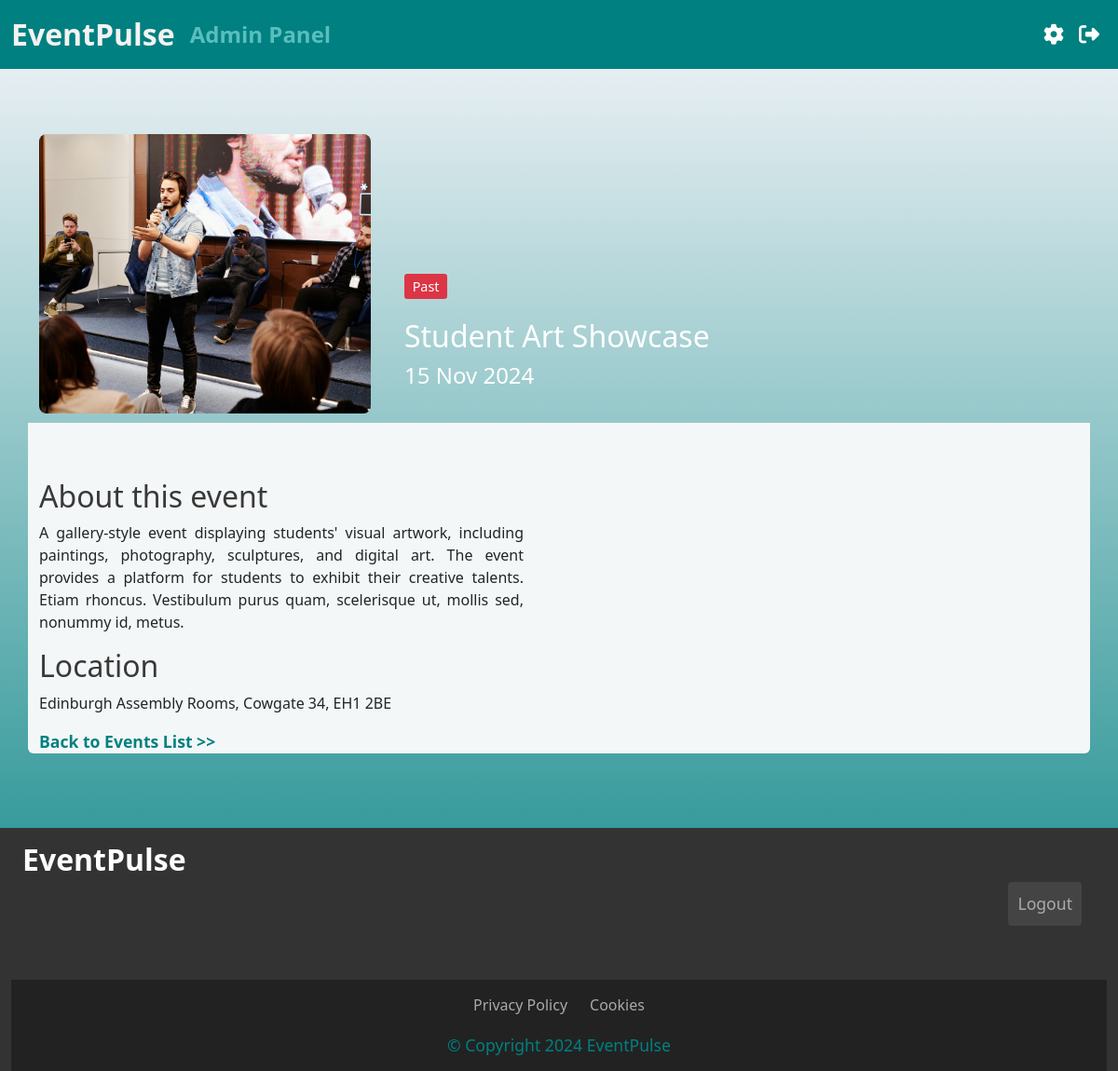
The page /admin/events/7 (signed in) on the database its author committed.
### app.py (models this page shows)
class Event(db.Model):
    eventId = db.Column(db.Integer, primary_key=True)
    eventName = db.Column(db.String(100), nullable=False)
    description = db.Column(db.Text)
    date = db.Column(db.Date, nullable=False)
    location = db.Column(db.String(100), nullable=False)
    tag = db.Column(db.Enum(EventStatus), nullable=False)
    image_url = db.Column(db.String(255), nullable=True)
    votes = db.Column(db.Integer, default=0)

### app.py (the view)
@app.route('/admin/events/<int:event_id>', methods=['GET', 'POST'])
def admin_event_detail(event_id):
    Events = select(Event).filter(Event.eventId == event_id)
    event = db.session.execute(Events).scalar_one_or_none()
    if event is None:
        return redirect(url_for('admin_index'))  # or handle 404
    if request.method == 'POST':
        event.votes += 1
        if event.votes >= 200 and event.tag != EventStatus.Confirmed:
            event.tag = EventStatus.Confirmed  # Update the tag to 'Confirmed'
        db.session.commit()
        return redirect(url_for('vote_confirmation', event_id=event_id))
    return render_template('event.html', event=event)

### app.py (called while the page is built)
@login_manager.user_loader
def load_user(user_id):
    return User.query.get(int(user_id)) # Retrieve the user by ID from the database

@app.before_request
def update_event_tags():
    db.create_all()
    today = date.today()
    events_to_update = Event.query.filter(
        Event.date < today,
        Event.tag.in_([EventStatus.Proposed, EventStatus.Confirmed])
    ).all()
    for event in events_to_update:
        event.tag = EventStatus.Past  # Change the tag to 'Past'
    db.session.commit()

    @property
    def is_authenticated(self):
        return True

### templates/event.html (shortened to what this page needs)
{% extends 'base.html' %}
{% block content %}
<div class="container topbox rounded-top">
    <div class="row">
        <div class="col-12 col-md-4 col-lg-4">
            {% if event.image_url %}
            <img src="{{ url_for('static', filename=event.image_url) }}" alt="Event Image" id="eventImageLarge">
            {% endif %}
        </div>
        <div class="col-12 col-md-8 col-lg-8 d-flex flex-column" id="textContainer">
            <div class="container title-box">
                <p class="card-text">
                    <span class="tag-pill
                        {% if event.tag.value == 'Confirmed' %}tag-pill-tag1
                        {% elif event.tag.value == 'Proposed' %}tag-pill-tag2
                        {% else %}tag-pill-tag3
                        {% endif %}">
                        {{ event.tag.value }}
                    </span>
                </p>
                <p class="card-text" id="eventName">{{ event.eventName }}</p>
                <p class="card-text" id="eventDate">{{ event.date.strftime('%d %b %Y')}}</p>
            </div>
        </div>
    </div>
</div>
<div class="container bottombox rounded-bottom">
    <div class="row">
        <div class="col-12 col-md-6 col-lg-8" id="infobox">
            <h2 id="eventInfo">About this event</h2>
            <p id="description">{{ event.description }}</p>
            <h2 id="eventInfo">Location</h2>
            <p>{{ event.location }}</p>
        </div>
    </div>
    <a href="{{ url_for('index') }}"><strong>Back to Events List >></strong></a>
</div><br><br>
{% endblock %}

### static/css/style.css (style rules this page uses)
body { background: rgb(246, 246, 250); background: linear-gradient(180deg, rgba(246, 246, 250, 1) 0%, rgba(0, 128, 128, 1) 100%); color: #f9f9f9; margin: 0; padding: 0; font-family: 'Open Sans', sans-serif; width: 100%; height: 100%; }
.tag-pill { display: inline-block; padding: 0.2em 0.6em; font-size: 0.9em; color: #fff; background-color: #6c757d; border-radius: 0.2rem; }
.topbox { margin-top: 5%; background-color: none; color: #fff; }
.bottombox { background-color: #f4f7f7; padding-top: 5%; }
#eventImageLarge { width: 100%; height: 300px; border-radius: 8px; margin-top: 10px; margin-bottom: 10px; margin-left: 0px; object-fit: cover; object-position: center; }
.title-box { margin-top: 10rem; }
.title-box p+p { margin-top: 0 !important; margin-bottom: 0 !important; }
.d-flex.flex-column { display: flex; flex-direction: column; height: 100%; }
h2 { color: #008080 !important; font-size: 24px; }
#eventInfo { color: rgb(57, 57, 57) !important; }
.tag-pill { padding: 0.2rem 0.5rem; background-color: #d63384; color: white; border-radius: 50px; display: inline-block; }
#eventName { font-size: 32px !important; }
#eventDate { font-size: 24px; }
a { text-decoration: none !important; color: #008080 !important; font-size: 1.1rem !important; }
#description { text-align: justify; }
#infobox { padding-right: 20%; }
.tag-pill { display: inline-block; padding: 0.2em 0.6em; font-size: 0.9em; color: #fff; border-radius: 0.2rem; }
.tag-pill-tag3 { background-color: #dc3545; }

### rows shown on the page
Event: image_url (picture), tag.value "Past", eventName "Student Art Showcase", date "15 Nov 2024", description "A gallery-style event displaying students' visual artwork, including paintings, photography, sculptures, and digital art. The event provides a platform for students to exhibit their creative talents. Etiam rhoncus. Vestibulum purus quam, scelerisque ut, mollis sed, nonummy id, metus.", location "Edinburgh Assembly Rooms, Cowgate 34, EH1 2BE"
